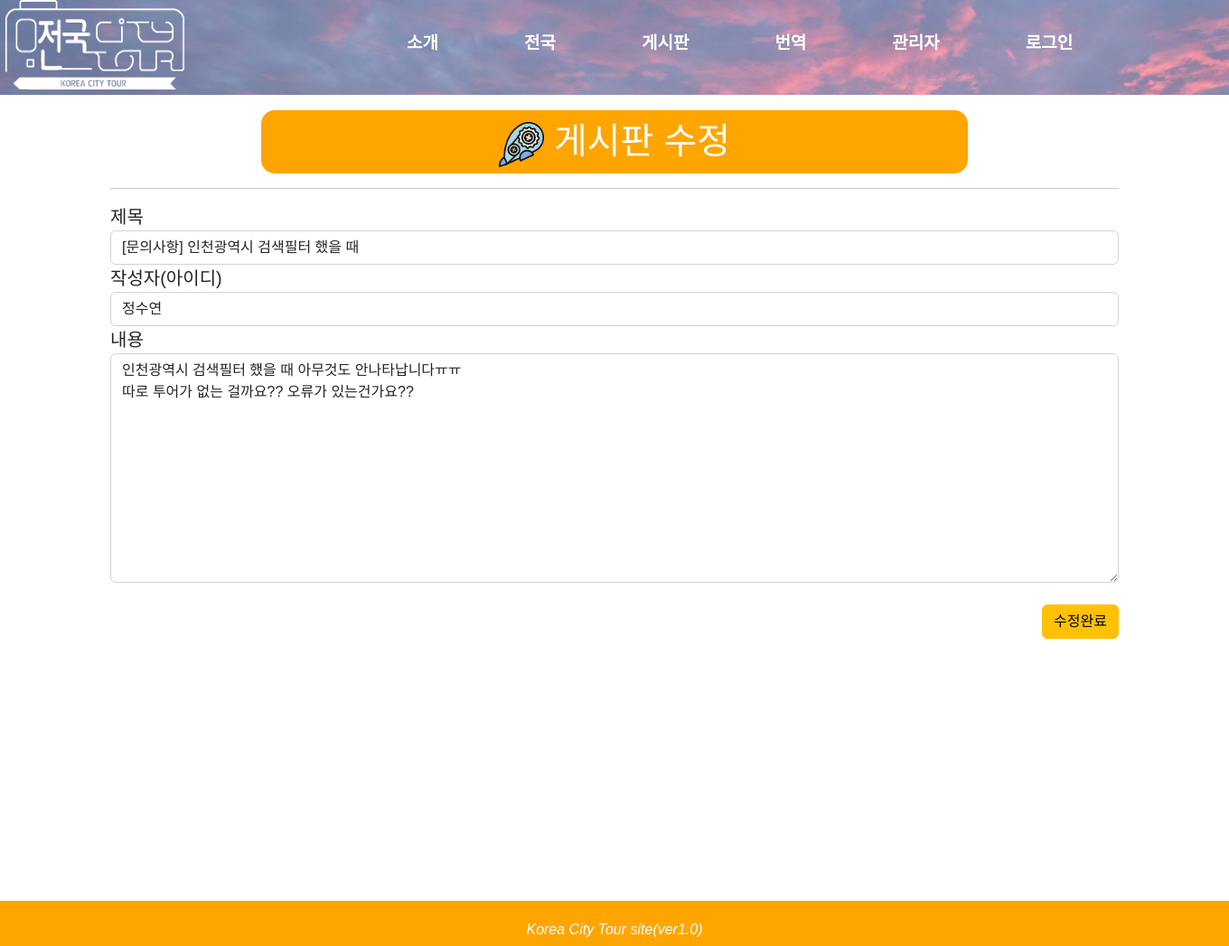
/board/board/15/update/, run on the app's committed database.
### board/models.py (models this page shows, shortened)
class Notice1(models.Model):
    title = models.CharField(max_length=50)
    name = models.CharField(max_length=20)
    contents = models.TextField()
    time = models.DateTimeField(auto_now_add=True)

### board/views.py (the view)
# urls.py: path('board/<int:post_id>/update/', views.update, name="update"),
def update(request, post_id):
      post = Notice1.objects.get(id=post_id)
      if request.method == "POST":
            post.title = request.POST['title']
            post.name = request.POST['name']
            post.contents = request.POST['contents']
            post.save()
            return redirect('/board/board/' + str(post.id), {'post': post})
      else:
            context = {'post':post}
            return render(request, 'update.html', context)

### board/templates/update.html (shortened to what this page needs)
{% extends "base.html" %}
{% block head %}
    <link href="https://cdn.jsdelivr.net/npm/bootstrap@5.2.2/dist/css/bootstrap.min.css" rel="stylesheet">
{% endblock %}
{% block contents %}
    <div class = "container">
        <div class = "page_title" style ="text-align : center">
            <h1 style = "text-align:center; color:white"><img src = "/static/images/update.png" width = 50px height = 50px> 게시판 수정</h1><br>
        </div><hr>
            <form method="POST" class="post-form my-3">
            <div class="form-group">
                <label for="title" style="font-size:20px">제목</label>
                <input type="text" value = "{{ post.title }}" class="form-control" name="title" id="title" required>
            </div>
            <div class="form-group">
                <label for="name" style="font-size:20px">작성자(아이디)</label>
                <input type="text" value = "{{ post.name }}" class="form-control" name="name" id="name" required>
            </div>
            <div class="form-group">
                <label for="contents" style="font-size:20px">내용</label>
                <textarea class="form-control" rows="10" cols="50" name="contents" id="contents" required>{{post.contents}}</textarea>
            </div>
            <br>
            <input type="submit" class="btn btn-warning" style="float: right;" value="수정완료">
        </form>
    </div>
    <div id = 'wrapper'>
    </div>
    <footer>
        <p><em>Korea City Tour site(ver1.0)</em></p>
    </footer>
{% endblock %}

### data on the page
Notice1: title "[문의사항] 인천광역시 검색필터 했을 때", name "정수연", contents "인천광역시 검색필터 했을 때 아무것도 안나타납니다ㅠㅠ 따로 투어가 없는 걸까요?? 오류가 있는건가요??"
